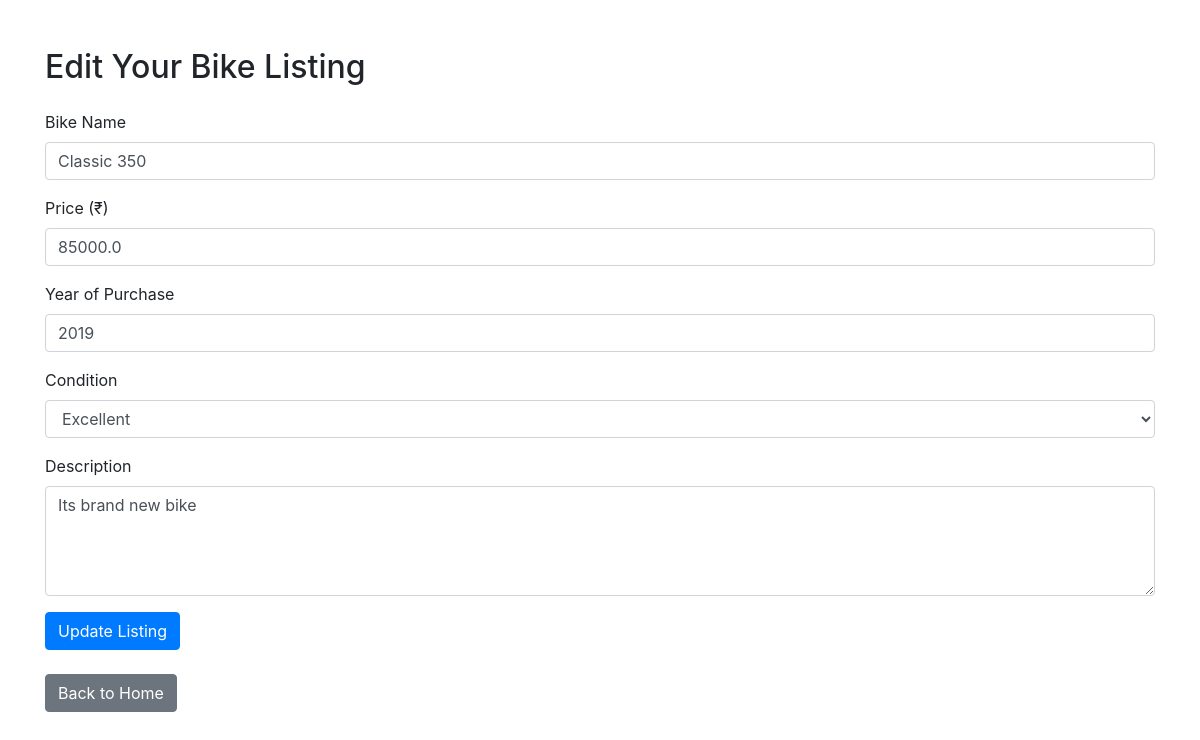
Page /edit/1 (signed in) on the earlier database version.
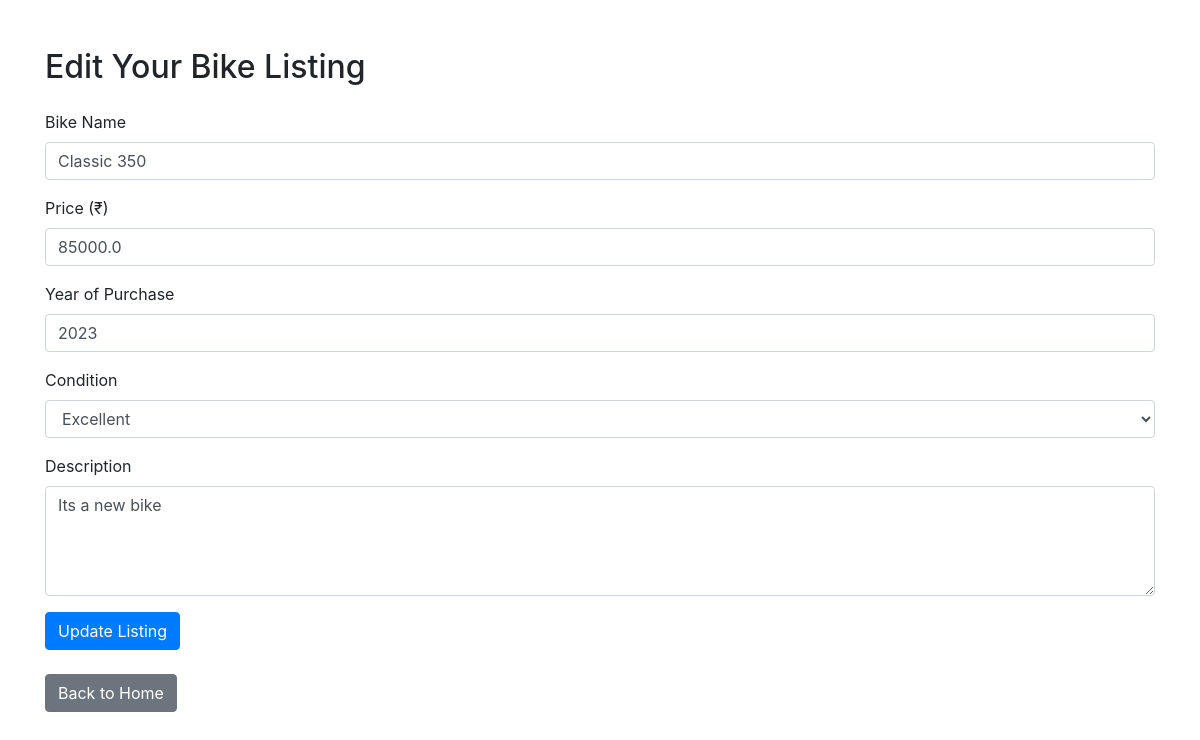
Same page on the later database version.
### application.py (models this page shows)
class Product(db.Model):
    id = db.Column(db.Integer, primary_key=True)
    name = db.Column(db.String(100), nullable=False)
    price = db.Column(db.Float, nullable=False)
    year_of_purchase = db.Column(db.Integer, nullable=False)
    condition = db.Column(db.String(50), nullable=False)
    description = db.Column(db.String(500), nullable=True)
    user_id = db.Column(db.Integer, db.ForeignKey('user.id'), nullable=False)
    user = db.relationship('User', backref=db.backref('products', lazy=True))

### application.py (the view, shortened to what this page needs)
@app.route('/edit/<int:product_id>', methods=['GET', 'POST'])
@login_required
def edit(product_id):
    product = Product.query.get_or_404(product_id)
    if product.user_id != current_user.id:
        flash("You do not have permission to edit this product.", "danger")
        return redirect(url_for('home'))
    return render_template('edit.html', product=product)

### application.py (called while the page is built)
@login_manager.user_loader
def load_user(user_id):
    return User.query.get(int(user_id))

### templates/edit.html (shortened to what this page needs)
<!DOCTYPE html>
<html lang="en">
<head>
    <link rel="stylesheet" href="https://stackpath.bootstrapcdn.com/bootstrap/4.3.1/css/bootstrap.min.css">
</head>
<body>
    <div class="container mt-5">
        <h2>Edit Your Bike Listing</h2>
        <form method="POST" class="mt-4">
            <div class="form-group">
                <label for="name">Bike Name</label>
                <input type="text" class="form-control" id="name" name="name" value="{{ product.name }}" required>
            </div>
            <div class="form-group">
                <label for="price">Price (₹)</label>
                <input type="number" class="form-control" id="price" name="price" value="{{ product.price }}" required>
            </div>
            <div class="form-group">
                <label for="year_of_purchase">Year of Purchase</label>
                <input type="number" class="form-control" id="year_of_purchase" name="year_of_purchase" value="{{ product.year_of_purchase }}" required>
            </div>
            <div class="form-group">
                <label for="condition">Condition</label>
                <select class="form-control" id="condition" name="condition" required>
                    <option value="Excellent" {% if product.condition == 'Excellent' %}selected{% endif %}>Excellent</option>
                </select>
            </div>
            <div class="form-group">
                <label for="description">Description</label>
                <textarea class="form-control" id="description" name="description" rows="4" required>{{ product.description }}</textarea>
            </div>
            <button type="submit" class="btn btn-primary">Update Listing</button>
        </form>
        <br>
        <a href="{{ url_for('home') }}" class="btn btn-secondary">Back to Home</a>
    </div>
</body>
</html>

Differences in the rows shown:
changed Product "Classic 350": year_of_purchase "2019" → "2023"; condition (not shown) → "Excellent"; description "Its brand new bike" → "Its a new bike"
Other differences:
form field condition: "Excellent" → (not shown)
